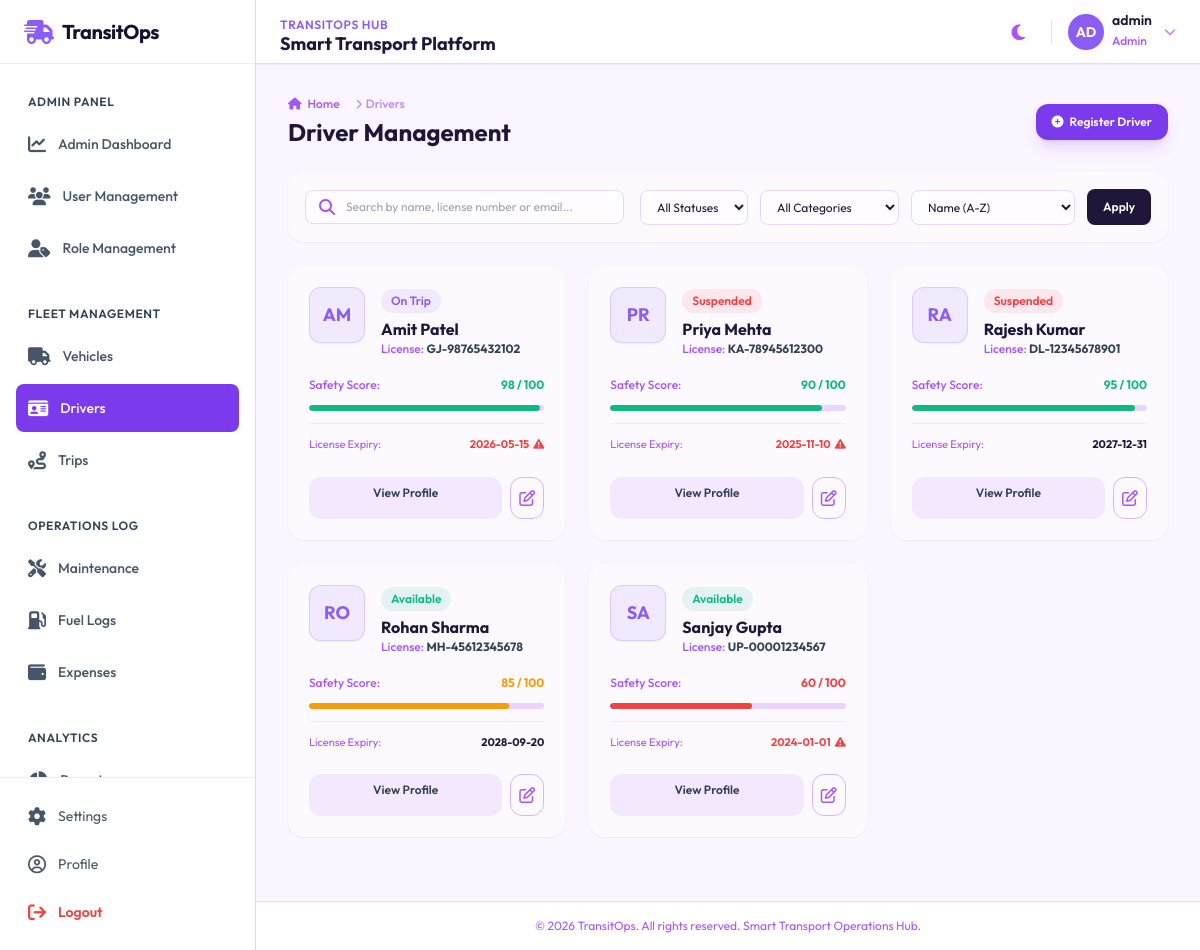
Screenshot of /drivers/ (signed in) with the database file from the repository.
### accounts/models.py (models this page shows, shortened)
class Profile(models.Model):
    ROLE_CHOICES = [
        ('Admin', 'Admin'),
        ('Fleet Manager', 'Fleet Manager'),
        ('Dispatcher', 'Dispatcher'),
        ('Safety Officer', 'Safety Officer'),
        ('Financial Analyst', 'Financial Analyst'),
    ]
    user = models.OneToOneField(User, on_delete=models.CASCADE, related_name='profile')
    role = models.CharField(max_length=50, choices=ROLE_CHOICES, default='Fleet Manager')
    phone = models.CharField(max_length=20, blank=True)
    photo = models.ImageField(upload_to='profiles/', blank=True, null=True)
    raw_password = models.CharField(max_length=128, blank=True, default='password123')

### drivers/models.py (models this page shows, shortened)
class Driver(models.Model):
    STATUS_CHOICES = [
        ('Available', 'Available'),
        ('On Trip', 'On Trip'),
        ('Off Duty', 'Off Duty'),
        ('Suspended', 'Suspended'),
    ]
    LICENSE_CATEGORY_CHOICES = [
        ('A', 'Class A CDL'),
        ('B', 'Class B CDL'),
        ('C', 'Class C CDL'),
        ('D', 'Class D Standard'),
    ]
    name = models.CharField(max_length=100)
    photo = models.ImageField(upload_to='drivers/', blank=True, null=True)
    license_number = models.CharField(max_length=50, unique=True)
    license_category = models.CharField(max_length=20, choices=LICENSE_CATEGORY_CHOICES)
    license_expiry_date = models.DateField()
    phone = models.CharField(max_length=20)
    email = models.EmailField()
    safety_score = models.PositiveIntegerField(default=100, help_text="Driver Safety Score (0-100)")
    address = models.TextField()
    emergency_contact = models.CharField(max_length=100)
    status = models.CharField(max_length=20, choices=STATUS_CHOICES, default='Available')
    @property
    def is_license_expired(self):
        return self.license_expiry_date < timezone.now().date()

### accounts/decorators.py (the view)
        def wrapped_view(request, *args, **kwargs):
            if not request.user.is_authenticated:
                return redirect('login')
            user_role = None
            if hasattr(request.user, 'profile') and request.user.profile:
                user_role = request.user.profile.role
            if request.user.is_superuser or user_role == 'Admin' or user_role in roles:
                return view_func(request, *args, **kwargs)
            messages.error(request, f"Access denied. Your role '{user_role}' does not have permission to access this page.")
            if user_role == 'Admin':
                return redirect('admin_dashboard')
            else:
                return redirect('dashboard')

### templates/drivers/list.html (shortened to what this page needs)
{% extends 'base.html' %}
{% block breadcrumbs %}
<div class="mb-6 flex flex-wrap items-center justify-between gap-4">
    <div>
        <nav class="flex text-xs text-slate-500 dark:text-slate-400 font-medium" aria-label="Breadcrumb">
            <ol class="inline-flex items-center space-x-1 md:space-x-3">
                <li class="inline-flex items-center">
                    <a href="{% url 'dashboard' %}" class="inline-flex items-center gap-1.5 hover:text-blue-500">
                        <i class="fa-solid fa-house"></i> Home
                    </a>
                </li>
                <li>
                    <div class="flex items-center">
                        <i class="fa-solid fa-chevron-right text-[10px] mx-1 text-slate-400"></i>
                        <span class="text-slate-400 dark:text-slate-500">Drivers</span>
                    </div>
                </li>
            </ol>
        </nav>
        <h2 class="text-2xl font-bold text-slate-800 dark:text-white mt-1">Driver Management</h2>
    </div>
    <a href="{% url 'driver_create' %}" class="flex items-center gap-1.5 rounded-xl bg-blue-600 px-4 py-2.5 text-xs font-semibold text-white shadow-lg shadow-blue-500/20 hover:bg-blue-500 transition-all">
        <i class="fa-solid fa-circle-plus"></i> Register Driver
    </a>
</div>
{% endblock %}
{% block content %}
<div class="mb-6 rounded-2xl glass-card p-4 shadow-sm">
    <form method="GET" action="{% url 'driver_list' %}" class="flex flex-wrap gap-4 items-center justify-between">
        <div class="relative flex-1 min-w-[240px]">
            <span class="absolute inset-y-0 left-0 flex items-center pl-3.5 text-slate-500">
                <i class="fa-solid fa-magnifying-glass"></i>
            </span>
            <input type="text" name="q" value="{{ query }}" placeholder="Search by name, license number or email..." class="w-full rounded-lg border border-slate-200 bg-white/50 py-2 pl-10 pr-4 text-xs dark:border-slate-800 dark:bg-[#0F172A]/50 focus:border-blue-500 focus:outline-none focus:ring-1 focus:ring-blue-500 text-slate-800 dark:text-white transition-colors">
        </div>
        <div class="flex flex-wrap items-center gap-3">
            <select name="status" class="rounded-lg border border-slate-200 bg-white/50 py-2 px-3 text-xs dark:border-slate-800 dark:bg-[#0F172A]/50 text-slate-800 dark:text-white focus:outline-none">
                <option value="">All Statuses</option>
            </select>
            <select name="category" class="rounded-lg border border-slate-200 bg-white/50 py-2 px-3 text-xs dark:border-slate-800 dark:bg-[#0F172A]/50 text-slate-800 dark:text-white focus:outline-none">
                <option value="">All Categories</option>
            </select>
            <select name="sort" class="rounded-lg border border-slate-200 bg-white/50 py-2 px-3 text-xs dark:border-slate-800 dark:bg-[#0F172A]/50 text-slate-800 dark:text-white focus:outline-none">
                <option value="name" {% if sort_by == 'name' %}selected{% endif %}>Name (A-Z)</option>
            </select>
            <button type="submit" class="rounded-lg bg-slate-800 dark:bg-slate-700 hover:bg-slate-700 text-white text-xs font-semibold px-4 py-2.5 transition-colors">
                Apply
            </button>
        </div>
    </form>
</div>
<div class="grid grid-cols-1 gap-6 sm:grid-cols-2 lg:grid-cols-3 mb-8">
    {% for driver in page_obj %}
        <div class="rounded-2xl glass-card overflow-hidden shadow-sm hover:shadow-md transition-all duration-300 flex flex-col group hover:-translate-y-1">
            <div class="p-5 flex-1 flex flex-col justify-between">
                <div>
                    <div class="flex items-start gap-4">
                        {% if driver.photo %}
                            <img src="{{ driver.photo.url }}" alt="{{ driver.name }}" class="h-14 w-14 rounded-xl object-cover border border-slate-200 dark:border-slate-850 shadow-sm">
                        {% else %}
                            <div class="flex h-14 w-14 items-center justify-center rounded-xl bg-blue-500/10 text-blue-500 border border-blue-500/20 font-bold text-lg uppercase shadow-sm">
                                {{ driver.name|slice:":2" }}
                            </div>
                        {% endif %}
                        <div class="flex-1 min-w-0">
                            <span class="inline-flex rounded-full px-2.5 py-0.5 text-xs font-semibold leading-5 mb-1
                                {% if driver.status == 'Available' %} bg-emerald-500/10 text-emerald-500
                                {% elif driver.status == 'On Trip' %} bg-blue-500/10 text-blue-500
                                {% elif driver.status == 'Off Duty' %} bg-slate-500/10 text-slate-450
                                {% else %} bg-red-500/10 text-red-500 {% endif %}">
                                {{ driver.status }}
                            </span>
                            <h3 class="text-base font-bold text-slate-800 dark:text-white truncate">{{ driver.name }}</h3>
                            <p class="text-xs text-slate-500 dark:text-slate-400 font-medium">License: <span class="font-bold text-slate-700 dark:text-slate-350">{{ driver.license_number }}</span></p>
                        </div>
                    </div>
                    <div class="mt-5 space-y-3">
                        <div class="flex items-center justify-between text-xs">
                            <span class="text-slate-500 font-medium">Safety Score:</span>
                            <span class="font-bold {% if driver.safety_score >= 90 %}text-emerald-500{% elif driver.safety_score >= 75 %}text-amber-500{% else %}text-red-500{% endif %}">
                                {{ driver.safety_score }} / 100
                            </span>
                        </div>
                        <div class="w-full bg-slate-200 dark:bg-slate-800 h-1.5 rounded-full overflow-hidden">
                            <div class="h-full rounded-full safety-bar {% if driver.safety_score >= 90 %}bg-emerald-500{% elif driver.safety_score >= 75 %}bg-amber-500{% else %}bg-red-500{% endif %}" data-score="{{ driver.safety_score }}">
                            </div>
                        </div>
                        <div class="mt-4 border-t border-slate-100 dark:border-slate-800/80 pt-3 flex items-center justify-between text-[11px]">
                            <span class="text-slate-500">License Expiry:</span>
                            <span class="font-bold {% if driver.is_license_expired %}text-red-500{% else %}text-slate-750 dark:text-slate-350{% endif %}">
                                {{ driver.license_expiry_date|date:"Y-m-d" }}
                                {% if driver.is_license_expired %}
                                    <i class="fa-solid fa-triangle-exclamation text-red-500 ml-0.5" title="License Expired"></i>
                                {% endif %}
                            </span>
                        </div>
                    </div>
                </div>
                <div class="mt-6 flex gap-2">
                    <a href="{% url 'driver_detail' pk=driver.pk %}" class="flex-1 text-center rounded-xl bg-slate-100 hover:bg-slate-200 dark:bg-slate-800 dark:hover:bg-slate-750 text-slate-700 dark:text-white py-2 text-xs font-semibold transition-colors">
                        View Profile
                    </a>
                    <a href="{% url 'driver_update' pk=driver.pk %}" class="rounded-xl border border-slate-300 hover:border-slate-400 dark:border-slate-700 dark:hover:border-slate-600 p-2 text-slate-500 dark:text-slate-400 hover:text-slate-700 dark:hover:text-white transition-colors" title="Edit Driver">
                        <i class="fa-regular fa-pen-to-square"></i>
                    </a>
                </div>
            </div>
        </div>
    {% endfor %}
</div>
{% endblock %}

### templates/navbar.html (shortened to what this page needs)
<header class="sticky top-0 z-30 flex h-16 w-full items-center justify-between border-b border-slate-200 bg-white/80 px-4 shadow-sm backdrop-blur dark:border-slate-800 dark:bg-slate-900/80 md:px-6">
    <div class="flex items-center gap-3">
        <div class="hidden sm:block">
            <span class="text-xs font-semibold uppercase tracking-wider text-blue-500">TransitOps Hub</span>
            <h1 class="text-lg font-bold text-slate-800 dark:text-white leading-none">Smart Transport Platform</h1>
        </div>
    </div>
    <div class="flex items-center gap-4">
        <button id="theme-toggle" class="rounded-lg p-2.5 text-slate-500 hover:bg-slate-100 hover:text-slate-700 dark:text-slate-400 dark:hover:bg-slate-800 dark:hover:text-slate-200">
            <i class="fa-solid fa-moon dark:hidden text-lg"></i>
        </button>
        <div class="relative" id="profile-dropdown-container">
            <button id="profile-dropdown-btn" class="flex items-center gap-2 rounded-full focus:outline-none focus:ring-2 focus:ring-blue-500">
                {% if user.profile.photo %}
                    <img src="{{ user.profile.photo.url }}" alt="{{ user.username }}" class="h-9 w-9 rounded-full object-cover border border-slate-200 dark:border-slate-800">
                {% else %}
                    <div class="flex h-9 w-9 items-center justify-center rounded-full bg-blue-500 text-white font-bold text-sm uppercase">
                        {{ user.username|slice:":2" }}
                    </div>
                {% endif %}
                <div class="hidden text-left md:block">
                    <p class="text-sm font-semibold text-slate-800 dark:text-white leading-none">{{ user.username }}</p>
                    <span class="text-xs text-slate-500 dark:text-slate-400 font-medium">{{ user.profile.role|default:"Fleet Member" }}</span>
                </div>
                <i class="fa-solid fa-chevron-down text-xs text-slate-400 hidden md:block ml-1"></i>
            </button>
        </div>
    </div>
</header>

### static/css/custom.css (style rules this page uses)
* { transition: background-color 0.2s ease, border-color 0.2s ease; }
.glass-card { transition: transform 0.3s cubic-bezier(0.4, 0, 0.2, 1), box-shadow 0.3s cubic-bezier(0.4, 0, 0.2, 1); }

### templates/base.html (style rules this page uses)
.glass-card { background: rgba(255, 255, 255, 0.45); backdrop-filter: blur(12px); -webkit-backdrop-filter: blur(12px); border: 1px solid rgba(255, 255, 255, 0.25); }

### rows the page displays
Driver: name "AM", status "On Trip", name "Amit Patel", license_number "GJ-98765432102", safety_score "98", license_expiry_date "2026-05-15"
Driver: name "PR", status "Suspended", name "Priya Mehta", license_number "KA-78945612300", safety_score "90", license_expiry_date "2025-11-10"
Driver: name "RA", status "Suspended", name "Rajesh Kumar", license_number "DL-12345678901", safety_score "95", license_expiry_date "2027-12-31"
Driver: name "RO", status "Available", name "Rohan Sharma", license_number "MH-45612345678", safety_score "85", license_expiry_date "2028-09-20"
Driver: name "SA", status "Available", name "Sanjay Gupta", license_number "UP-00001234567", safety_score "60", license_expiry_date "2024-01-01"

### other values shown
{{ user.username|slice:":2" }} "AD"
{{ user.username }} "admin"
{{ user.profile.role|default:"Fleet Member" }} "Admin"
